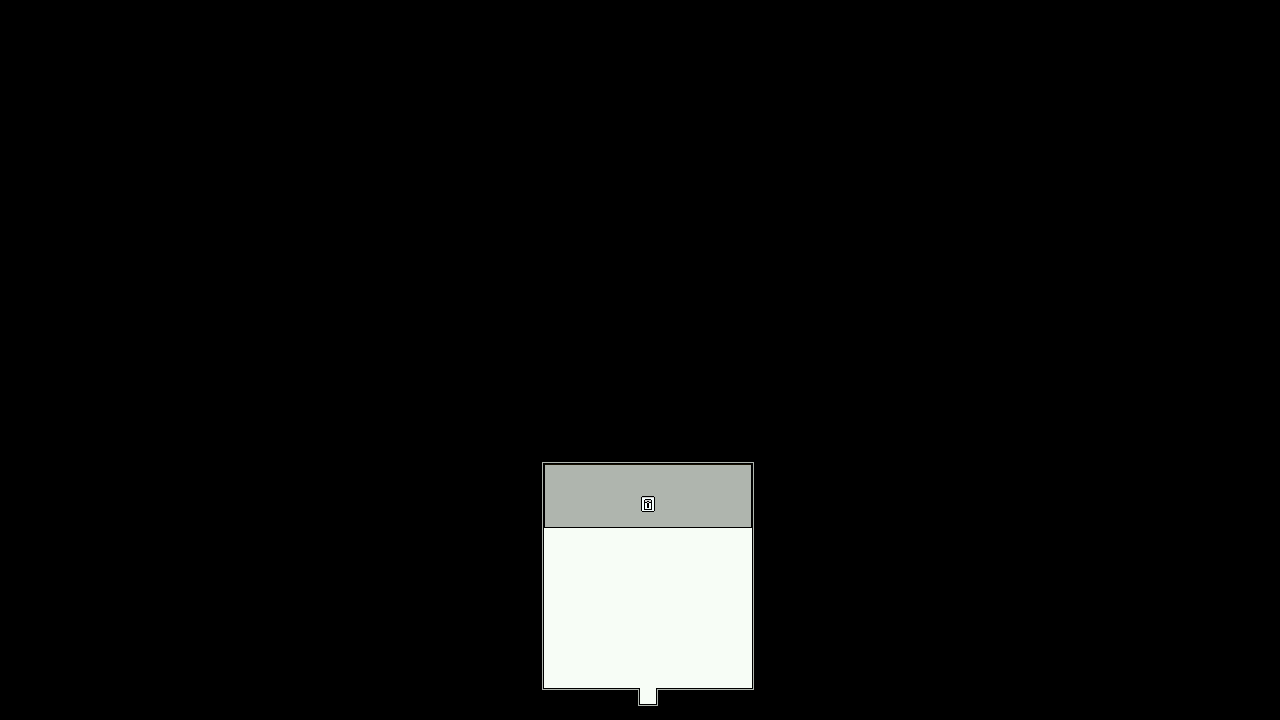

Tiled map render using the project's own tile images. Description and the map definition, with tile-layer contents summarised, below:
An orthogonal 80x45 tile map with 16x16 px tiles, 4 tile layers (black, Suelo, Objetos, Paredes), 1 hidden layer not drawn, 3 tilesets and 2 objects (spwnswitchfrompurifiedhallway, switchtohallway).

<map version="1.10" tiledversion="1.10.1" orientation="orthogonal" renderorder="left-up" width="80" height="45" tilewidth="16" tileheight="16" infinite="0" nextlayerid="7" nextobjectid="3">
 <tileset firstgid="1" source="Tilesets_purifiedzone.tsx" />
 <tileset firstgid="723" source="Objects.tsx" />
 <tileset firstgid="778" source="tiles.tsx" />
 <layer id="1" name="black" width="80" height="45">
  <properties>
   <property name="nocollide" value="true" />
   <property name="tilesheet" value="Tilesets purifiedzone" />
  </properties>
  <data>[3600 cells, 3600 non-empty, 1 distinct tile ids]</data>
 </layer>
 <layer id="2" name="Suelo" width="80" height="45">
  <data>[3600 cells, 183 non-empty, 10 distinct tile ids]</data>
 </layer>
 <layer id="3" name="Objetos" width="80" height="45">
  <data>[3600 cells, 1 non-empty, 1 distinct tile ids]</data>
 </layer>
 <layer id="4" name="Paredes" width="80" height="45">
  <data>[3600 cells, 60 non-empty, 10 distinct tile ids]</data>
 </layer>
 <layer id="5" name="collisions" width="80" height="45" visible="0">
  <data>[3600 cells, 73 non-empty, 1 distinct tile ids]</data>
 </layer>
 <objectgroup id="6" name="objects">
  <object id="1" name="spwnswitchfrompurifiedhallway" type="spwnswitchfrompurifiedhallway" x="642" y="667" width="11" height="11" />
  <object id="2" name="switchtohallway" type="switchtohallway" x="640" y="688" width="16" height="16">
   <properties>
    <property name="nextSpawn" type="int" value="27" />
    <property name="warpsTo" value="purifiedhallway" />
   </properties>
  </object>
 </objectgroup>
</map>
